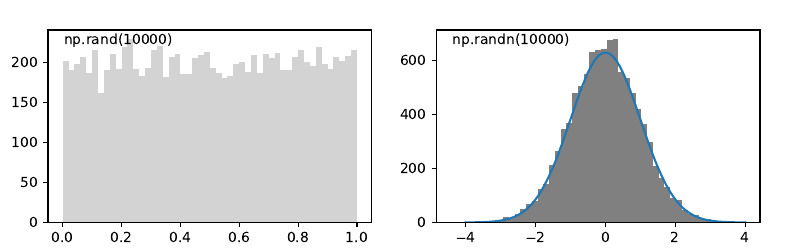

This figure's Python source:
import numpy as np
import matplotlib.pyplot as plt


def gauss(x, a=1.0):
    return a * np.exp(-0.5 * x * x)


N = 10000
r = np.random.rand(N)
rn = np.random.randn(N)
x = np.linspace(-4, 4, 128)

fig, (ax1, ax2) = plt.subplots(1, 2, figsize=(8, 2.5))
ax1.hist(r, 50, color='lightgray')
ax1.text(0.05, 0.98, 'np.rand({0:d})'.format(N),
         ha='left', va='top', transform=ax1.transAxes)
ax2.hist(rn, 50, color='gray')
ax2.plot(x, gauss(x, 2 * np.pi * np.sqrt(N)))
ax2.text(0.05, 0.98, 'np.randn({0:d})'.format(N),
         ha='left', va='top', transform=ax2.transAxes)
fig.subplots_adjust(left=0.06, right=0.95)

plt.savefig('randHist.pdf')
plt.show()
